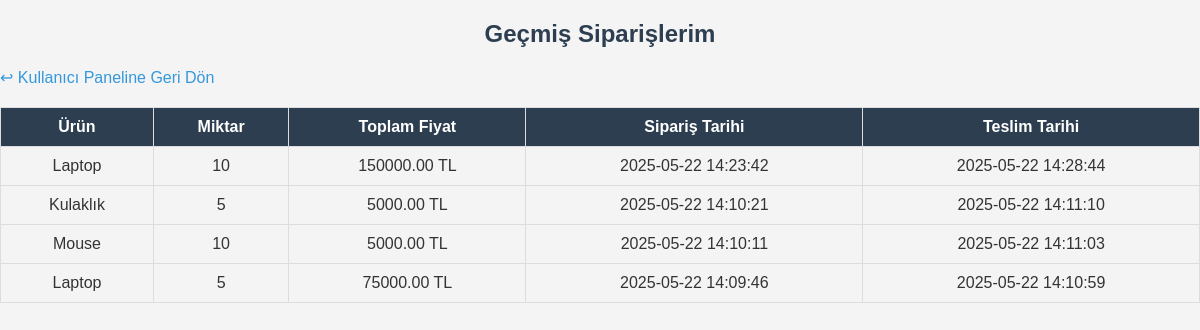
The app's page /user/gecmis_siparislerim.php (signed in) with its own data.
### tables this page shows
CREATE TABLE `siparis_log` (
  `id` int(11) NOT NULL,
  `musteri_id` int(11) DEFAULT NULL,
  `urun_adi` varchar(255) DEFAULT NULL,
  `miktar` int(11) DEFAULT NULL,
  `toplam_fiyat` decimal(10,2) DEFAULT NULL,
  `siparis_tarihi` datetime DEFAULT NULL,
  `teslim_tarihi` datetime DEFAULT current_timestamp()
);

### user/gecmis_siparislerim.php (the view, shortened to what this page needs)
<?php
include "../baglanti.php";
$musteri_id = $_SESSION["id"];
$sql = "SELECT * FROM siparis_log WHERE musteri_id = ? ORDER BY teslim_tarihi DESC";
$stmt = $conn->prepare($sql);
$stmt->bind_param("i", $musteri_id);
$stmt->execute();
$result = $stmt->get_result();
?>
<!DOCTYPE html>
<html lang="tr">
<head>
    <link rel="stylesheet" href="../css/style.css">
</head>
<body>
    <h2>Geçmiş Siparişlerim</h2>
    <a href="index.php">↩ Kullanıcı Paneline Geri Dön</a>
    <table border="1">
        <tr>
            <th>Ürün</th>
            <th>Miktar</th>
            <th>Toplam Fiyat</th>
            <th>Sipariş Tarihi</th>
            <th>Teslim Tarihi</th>
        </tr>
        <?php while ($row = $result->fetch_assoc()) { ?>
        <tr>
            <td><?php echo $row['urun_adi']; ?></td>
            <td><?php echo $row['miktar']; ?></td>
            <td><?php echo $row['toplam_fiyat']; ?> TL</td>
            <td><?php echo $row['siparis_tarihi']; ?></td>
            <td><?php echo $row['teslim_tarihi']; ?></td>
        </tr>
        <?php } ?>
    </table>
</body>
</html>

### css/style.css (style rules this page uses)
body { font-family: Arial, sans-serif; background-color: #f4f4f4; color: #333; margin: 0; padding: 0; }
h2 { color: #2c3e50; text-align: center; }
table { width: 100%; border-collapse: collapse; margin-top: 20px; }
table, th, td { border: 1px solid #ddd; }
th, td { padding: 10px; text-align: center; }
th { background-color: #2c3e50; color: white; }
a { text-decoration: none; color: #3498db; }

### records on screen
siparis_log: urun_adi "Laptop", miktar "10", toplam_fiyat "150000.00", siparis_tarihi "2025-05-22 14:23:42", teslim_tarihi "2025-05-22 14:28:44"
siparis_log: urun_adi "Kulaklık", miktar "5", toplam_fiyat "5000.00", siparis_tarihi "2025-05-22 14:10:21", teslim_tarihi "2025-05-22 14:11:10"
siparis_log: urun_adi "Mouse", miktar "10", toplam_fiyat "5000.00", siparis_tarihi "2025-05-22 14:10:11", teslim_tarihi "2025-05-22 14:11:03"
siparis_log: urun_adi "Laptop", miktar "5", toplam_fiyat "75000.00", siparis_tarihi "2025-05-22 14:09:46", teslim_tarihi "2025-05-22 14:10:59"
